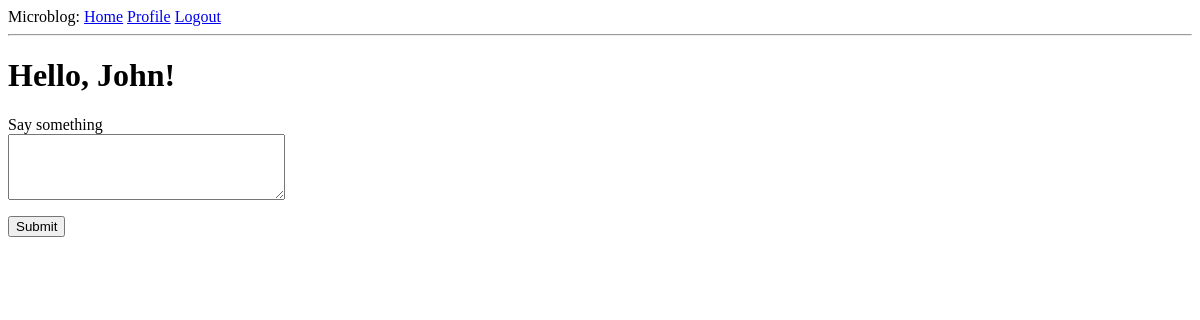
Before: /index (signed in) with the older database file.
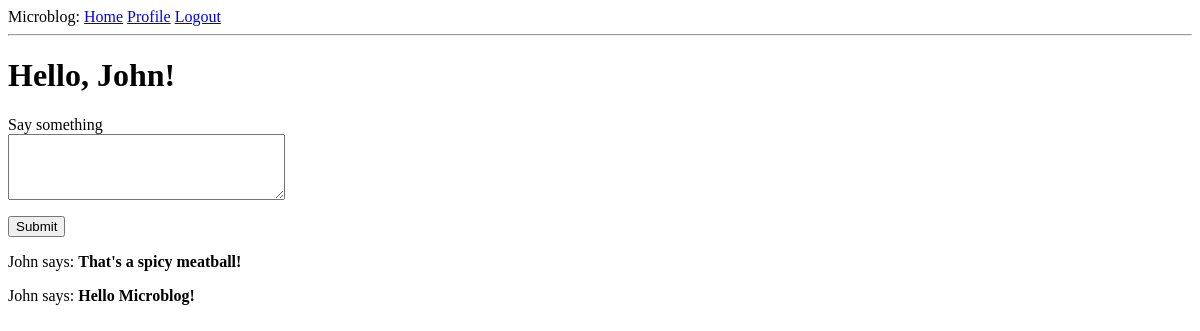
After: the same page with the newer database file.
### app/models.py (models this page shows, shortened)
class Post(db.Model):
    id = db.Column(db.Integer, primary_key=True)
    body = db.Column(db.String(140))
    timestamp = db.Column(db.DateTime, index=True, default=datetime.utcnow)
    user_id = db.Column(db.Integer, db.ForeignKey('user.id'))

class User(UserMixin, db.Model):
    id = db.Column(db.Integer, primary_key=True)
    username = db.Column(db.String(64), index=True, unique=True)
    email = db.Column(db.String(120), index=True, unique=True)
    password_hash = db.Column(db.String(128))
    posts = db.relationship('Post', backref='author', lazy='dynamic')
    about_me = db.Column(db.String(140))
    last_seen = db.Column(db.DateTime, default=datetime.utcnow)
    followed = db.relationship(
        "User", secondary=followers,
        primaryjoin=(followers.c.follower_id== id),
        secondaryjoin=(followers.c.followed_id == id),
        backref=db.backref("followers", lazy="dynamic"), lazy="dynamic")
    def followed_posts(self):
        followed = Post.query.join(
            followers, (followers.c.followed_id == Post.user_id)).filter(
                followers.c.follower_id == self.id)
        own = Post.query.filter_by(user_id=self.id)
        return followed.union(own).order_by(Post.timestamp.desc())

### app/routes.py (the view)
@myApp.route("/", methods=["GET", "Post"])
@myApp.route("/index", methods=["GET", "Post"])
@login_required
def index():
    form = PostForm()
    if form.validate_on_submit():
        post = Post(body=form.post.data, author=current_user)
        db.session.add(post)
        db.session.commit()
        flash("Your post is now live!")
        return redirect(url_for("index"))
    posts = current_user.followed_posts().all()
    return render_template("index.html", title="Home Page", form=form, posts=posts)

### app/forms.py
class PostForm(FlaskForm):
    post = TextAreaField("Say something", validators=[
        DataRequired(), Length(min=1, max=140)])
    submit = SubmitField("Submit")

### app/models.py (called while the page is built)
@login.user_loader
def load_user(id):
    return User.query.get(int(id))

### app/routes.py (called while the page is built)
@myApp.before_request
def before_request():
    if current_user.is_authenticated:
        current_user.last_seen = datetime.utcnow()
        db.session.commit()

### app/templates/index.html (shortened to what this page needs)
{% extends "base.html" %}
{% block content %}
    <h1>Hello, {{ current_user.username }}!</h1>
    <form action="" method="post">
        <p>
            {{ form.post.label }}<br>
            {{ form.post(cols=32, rows=4) }}<br>
        </p>
        <p>{{ form.submit() }}</p>
    </form>
    {% for post in posts %}
    <p>
        {{ post.author.username }} says: <b>{{ post.body }}</b>
    </p>
    {% endfor %}
{% endblock %}

Changed rows visible on the page:
added Post: author.username "John", body "That's a spicy meatball!"
added Post: author.username "John", body "Hello Microblog!"
